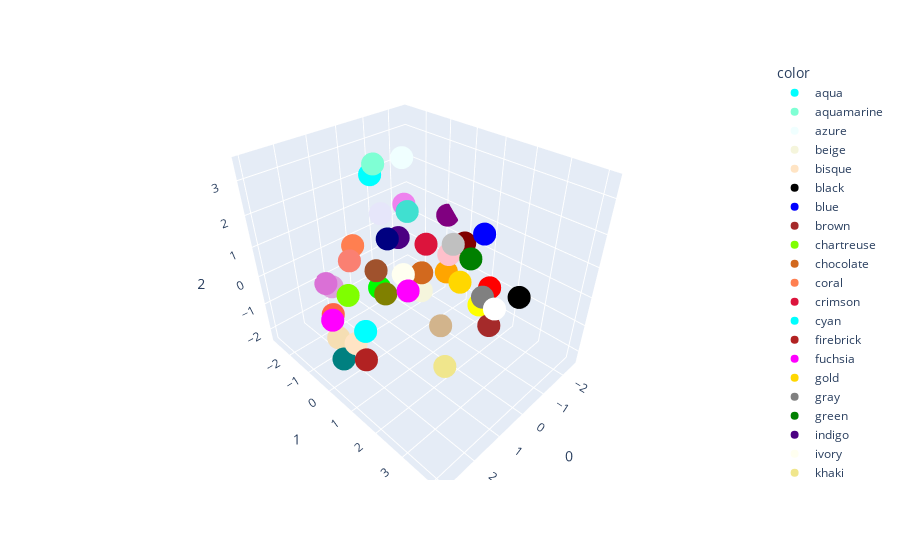

The notebook cell this image was saved under:
### Code cell
fig = px.scatter_3d(
    components_df, x='0', y='1', z='2', color='color',
    hover_data={'color': True, '0': False, '1': False, '2': False},
    color_discrete_sequence=color_words
)
fig.show()

### Figure 1 — Plotly figure (JSON) as saved in the notebook; plotly's stock layout.template omitted (floating-point values rounded to 4 significant figures)
{"data": [{"customdata": [["aqua"]], "hovertemplate": "color=%{customdata[0]}<extra></extra>", "legendgroup": "aqua", "marker": {"color": "aqua", "symbol": "circle"}, "mode": "markers", "name": "aqua", "scene": "scene", "showlegend": true, "type": "scatter3d", "x": [-0.001784], "y": [-1.563], "z": [2.588]}, {"customdata": [["aquamarine"]], "hovertemplate": "color=%{customdata[0]}<extra></extra>", "legendgroup": "aquamarine", "marker": {"color": "aquamarine", "symbol": "circle"}, "mode": "markers", "name": "aquamarine", "scene": "scene", "showlegend": true, "type": "scatter3d", "x": [0.7263], "y": [-0.5114], "z": [3.452]}, {"customdata": [["azure"]], "hovertemplate": "color=%{customdata[0]}<extra></extra>", "legendgroup": "azure", "marker": {"color": "azure", "symbol": "circle"}, "mode": "markers", "name": "azure", "scene": "scene", "showlegend": true, "type": "scatter3d", "x": [-0.6543], "y": [-0.9411], "z": [3.081]}, {"customdata": [["beige"]], "hovertemplate": "color=%{customdata[0]}<extra></extra>", "legendgroup": "beige", "marker": {"color": "beige", "symbol": "circle"}, "mode": "markers", "name": "beige", "scene": "scene", "showlegend": true, "type": "scatter3d", "x": [-0.8311], "y": [-0.3591], "z": [-1.277]}, {"customdata": [["bisque"]], "hovertemplate": "color=%{customdata[0]}<extra></extra>", "legendgroup": "bisque", "marker": {"color": "bisque", "symbol": "circle"}, "mode": "markers", "name": "bisque", "scene": "scene", "showlegend": true, "type": "scatter3d", "x": [2.546], "y": [0.608], "z": [-0.6532]}, {"customdata": [["black"]], "hovertemplate": "color=%{customdata[0]}<extra></extra>", "legendgroup": "black", "marker": {"color": "black", "symbol": "circle"}, "mode": "markers", "name": "black", "scene": "scene", "showlegend": true, "type": "scatter3d", "x": [-1.754], "y": [2.647], "z": [-0.3833]}, {"customdata": [["blue"]], "hovertemplate": "color=%{customdata[0]}<extra></extra>", "legendgroup": "blue", "marker": {"color": "blue", "symbol": "circle"}, "mode": "markers", "name": "blue", "scene": "scene", "showlegend": true, "type": "scatter3d", "x": [-1.853], "y": [1.177], "z": [1.041]}, {"customdata": [["brown"]], "hovertemplate": "color=%{customdata[0]}<extra></extra>", "legendgroup": "brown", "marker": {"color": "brown", "symbol": "circle"}, "mode": "markers", "name": "brown", "scene": "scene", "showlegend": true, "type": "scatter3d", "x": [-1.575], "y": [1.836], "z": [-1.839]}, {"customdata": [["chartreuse"]], "hovertemplate": "color=%{customdata[0]}<extra></extra>", "legendgroup": "chartreuse", "marker": {"color": "chartreuse", "symbol": "circle"}, "mode": "markers", "name": "chartreuse", "scene": "scene", "showlegend": true, "type": "scatter3d", "x": [2.856], "y": [0.9212], "z": [1.286]}, {"customdata": [["chocolate"]], "hovertemplate": "color=%{customdata[0]}<extra></extra>", "legendgroup": "chocolate", "marker": {"color": "chocolate", "symbol": "circle"}, "mode": "markers", "name": "chocolate", "scene": "scene", "showlegend": true, "type": "scatter3d", "x": [-0.4944], "y": [-0.004746], "z": [-0.2272]}, {"customdata": [["coral"]], "hovertemplate": "color=%{customdata[0]}<extra></extra>", "legendgroup": "coral", "marker": {"color": "coral", "symbol": "circle"}, "mode": "markers", "name": "coral", "scene": "scene", "showlegend": true, "type": "scatter3d", "x": [0.8502], "y": [-1.488], "z": [0.6691]}, {"customdata": [["crimson"]], "hovertemplate": "color=%{customdata[0]}<extra></extra>", "legendgroup": "crimson", "marker": {"color": "crimson", "symbol": "circle"}, "mode": "markers", "name": "crimson", "scene": "scene", "showlegend": true, "type": "scatter3d", "x": [-1.275], "y": [-0.5952], "z": [0.1654]}, {"customdata": [["cyan"]], "hovertemplate": "color=%{customdata[0]}<extra></extra>", "legendgroup": "cyan", "marker": {"color": "cyan", "symbol": "circle"}, "mode": "markers", "name": "cyan", "scene": "scene", "showlegend": true, "type": "scatter3d", "x": [2.493], "y": [0.9918], "z": [-0.01759]}, {"customdata": [["firebrick"]], "hovertemplate": "color=%{customdata[0]}<extra></extra>", "legendgroup": "firebrick", "marker": {"color": "firebrick", "symbol": "circle"}, "mode": "markers", "name": "firebrick", "scene": "scene", "showlegend": true, "type": "scatter3d", "x": [2.555], "y": [1.007], "z": [-0.9587]}, {"customdata": [["fuchsia"]], "hovertemplate": "color=%{customdata[0]}<extra></extra>", "legendgroup": "fuchsia", "marker": {"color": "fuchsia", "symbol": "circle"}, "mode": "markers", "name": "fuchsia", "scene": "scene", "showlegend": true, "type": "scatter3d", "x": [3.001], "y": [0.359], "z": [0.2747]}, {"customdata": [["gold"]], "hovertemplate": "color=%{customdata[0]}<extra></extra>", "legendgroup": "gold", "marker": {"color": "gold", "symbol": "circle"}, "mode": "markers", "name": "gold", "scene": "scene", "showlegend": true, "type": "scatter3d", "x": [-0.7651], "y": [1.264], "z": [-0.05345]}, {"customdata": [["gray"]], "hovertemplate": "color=%{customdata[0]}<extra></extra>", "legendgroup": "gray", "marker": {"color": "gray", "symbol": "circle"}, "mode": "markers", "name": "gray", "scene": "scene", "showlegend": true, "type": "scatter3d", "x": [-1.196], "y": [1.779], "z": [-0.5467]}, {"customdata": [["green"]], "hovertemplate": "color=%{customdata[0]}<extra></extra>", "legendgroup": "green", "marker": {"color": "green", "symbol": "circle"}, "mode": "markers", "name": "green", "scene": "scene", "showlegend": true, "type": "scatter3d", "x": [-1.847], "y": [0.7458], "z": [-0.01522]}, {"customdata": [["indigo"]], "hovertemplate": "color=%{customdata[0]}<extra></extra>", "legendgroup": "indigo", "marker": {"color": "indigo", "symbol": "circle"}, "mode": "markers", "name": "indigo", "scene": "scene", "showlegend": true, "type": "scatter3d", "x": [-0.7935], "y": [-1.338], "z": [0.2921]}, {"customdata": [["ivory"]], "hovertemplate": "color=%{customdata[0]}<extra></extra>", "legendgroup": "ivory", "marker": {"color": "ivory", "symbol": "circle"}, "mode": "markers", "name": "ivory", "scene": "scene", "showlegend": true, "type": "scatter3d", "x": [0.5509], "y": [0.3211], "z": [0.4055]}, {"customdata": [["khaki"]], "hovertemplate": "color=%{customdata[0]}<extra></extra>", "legendgroup": "khaki", "marker": {"color": "khaki", "symbol": "circle"}, "mode": "markers", "name": "khaki", "scene": "scene", "showlegend": true, "type": "scatter3d", "x": [2.996], "y": [4.105], "z": [1.389]}, {"customdata": [["lavender"]], "hovertemplate": "color=%{customdata[0]}<extra></extra>", "legendgroup": "lavender", "marker": {"color": "lavender", "symbol": "circle"}, "mode": "markers", "name": "lavender", "scene": "scene", "showlegend": true, "type": "scatter3d", "x": [-0.9522], "y": [-2.325], "z": [0.6903]}, {"customdata": [["lime"]], "hovertemplate": "color=%{customdata[0]}<extra></extra>", "legendgroup": "lime", "marker": {"color": "lime", "symbol": "circle"}, "mode": "markers", "name": "lime", "scene": "scene", "showlegend": true, "type": "scatter3d", "x": [0.1577], "y": [-1.222], "z": [-1.089]}, {"customdata": [["magenta"]], "hovertemplate": "color=%{customdata[0]}<extra></extra>", "legendgroup": "magenta", "marker": {"color": "magenta", "symbol": "circle"}, "mode": "markers", "name": "magenta", "scene": "scene", "showlegend": true, "type": "scatter3d", "x": [1.064], "y": [1.048], "z": [0.5125]}, {"customdata": [["maroon"]], "hovertemplate": "color=%{customdata[0]}<extra></extra>", "legendgroup": "maroon", "marker": {"color": "maroon", "symbol": "circle"}, "mode": "markers", "name": "maroon", "scene": "scene", "showlegend": true, "type": "scatter3d", "x": [-2.026], "y": [0.3248], "z": [0.2862]}, {"customdata": [["navy"]], "hovertemplate": "color=%{customdata[0]}<extra></extra>", "legendgroup": "navy", "marker": {"color": "navy", "symbol": "circle"}, "mode": "markers", "name": "navy", "scene": "scene", "showlegend": true, "type": "scatter3d", "x": [1.092], "y": [0.3445], "z": [1.804]}, {"customdata": [["olive"]], "hovertemplate": "color=%{customdata[0]}<extra></extra>", "legendgroup": "olive", "marker": {"color": "olive", "symbol": "circle"}, "mode": "markers", "name": "olive", "scene": "scene", "showlegend": true, "type": "scatter3d", "x": [0.2192], "y": [-0.8671], "z": [-1.108]}, {"customdata": [["orange"]], "hovertemplate": "color=%{customdata[0]}<extra></extra>", "legendgroup": "orange", "marker": {"color": "orange", "symbol": "circle"}, "mode": "markers", "name": "orange", "scene": "scene", "showlegend": true, "type": "scatter3d", "x": [-1.887], "y": [-0.259], "z": [-1.025]}, {"customdata": [["orchid"]], "hovertemplate": "color=%{customdata[0]}<extra></extra>", "legendgroup": "orchid", "marker": {"color": "orchid", "symbol": "circle"}, "mode": "markers", "name": "orchid", "scene": "scene", "showlegend": true, "type": "scatter3d", "x": [1.178], "y": [-2.663], "z": [-1.149]}, {"customdata": [["pink"]], "hovertemplate": "color=%{customdata[0]}<extra></extra>", "legendgroup": "pink", "marker": {"color": "pink", "symbol": "circle"}, "mode": "markers", "name": "pink", "scene": "scene", "showlegend": true, "type": "scatter3d", "x": [-1.85], "y": [-0.1484], "z": [-0.2762]}, {"customdata": [["plum"]], "hovertemplate": "color=%{customdata[0]}<extra></extra>", "legendgroup": "plum", "marker": {"color": "plum", "symbol": "circle"}, "mode": "markers", "name": "plum", "scene": "scene", "showlegend": true, "type": "scatter3d", "x": [0.9271], "y": [-2.722], "z": [-1.444]}, {"customdata": [["purple"]], "hovertemplate": "color=%{customdata[0]}<extra></extra>", "legendgroup": "purple", "marker": {"color": "purple", "symbol": "circle"}, "mode": "markers", "name": "purple", "scene": "scene", "showlegend": true, "type": "scatter3d", "x": [-2.529], "y": [-0.8541], "z": [0.5911]}, {"customdata": [["red"]], "hovertemplate": "color=%{customdata[0]}<extra></extra>", "legendgroup": "red", "marker": {"color": "red", "symbol": "circle"}, "mode": "markers", "name": "red", "scene": "scene", "showlegend": true, "type": "scatter3d", "x": [-1.757], "y": [1.599], "z": [-0.6051]}, {"customdata": [["salmon"]], "hovertemplate": "color=%{customdata[0]}<extra></extra>", "legendgroup": "salmon", "marker": {"color": "salmon", "symbol": "circle"}, "mode": "markers", "name": "salmon", "scene": "scene", "showlegend": true, "type": "scatter3d", "x": [1.234], "y": [-1.18], "z": [0.4678]}, {"customdata": [["sienna"]], "hovertemplate": "color=%{customdata[0]}<extra></extra>", "legendgroup": "sienna", "marker": {"color": "sienna", "symbol": "circle"}, "mode": "markers", "name": "sienna", "scene": "scene", "showlegend": true, "type": "scatter3d", "x": [0.09587], "y": [-1.423], "z": [-0.5671]}, {"customdata": [["silver"]], "hovertemplate": "color=%{customdata[0]}<extra></extra>", "legendgroup": "silver", "marker": {"color": "silver", "symbol": "circle"}, "mode": "markers", "name": "silver", "scene": "scene", "showlegend": true, "type": "scatter3d", "x": [-0.7863], "y": [0.9315], "z": [1.063]}, {"customdata": [["tan"]], "hovertemplate": "color=%{customdata[0]}<extra></extra>", "legendgroup": "tan", "marker": {"color": "tan", "symbol": "circle"}, "mode": "markers", "name": "tan", "scene": "scene", "showlegend": true, "type": "scatter3d", "x": [-0.3003], "y": [0.9929], "z": [-1.578]}, {"customdata": [["teal"]], "hovertemplate": "color=%{customdata[0]}<extra></extra>", "legendgroup": "teal", "marker": {"color": "teal", "symbol": "circle"}, "mode": "markers", "name": "teal", "scene": "scene", "showlegend": true, "type": "scatter3d", "x": [2.915], "y": [0.5198], "z": [-1.018]}, {"customdata": [["tomato"]], "hovertemplate": "color=%{customdata[0]}<extra></extra>", "legendgroup": "tomato", "marker": {"color": "tomato", "symbol": "circle"}, "mode": "markers", "name": "tomato", "scene": "scene", "showlegend": true, "type": "scatter3d", "x": [1.199], "y": [-2.436], "z": [-2.295]}, {"customdata": [["turquoise"]], "hovertemplate": "color=%{customdata[0]}<extra></extra>", "legendgroup": "turquoise", "marker": {"color": "turquoise", "symbol": "circle"}, "mode": "markers", "name": "turquoise", "scene": "scene", "showlegend": true, "type": "scatter3d", "x": [-0.9629], "y": [-1.088], "z": [1.241]}, {"customdata": [["violet"]], "hovertemplate": "color=%{customdata[0]}<extra></extra>", "legendgroup": "violet", "marker": {"color": "violet", "symbol": "circle"}, "mode": "markers", "name": "violet", "scene": "scene", "showlegend": true, "type": "scatter3d", "x": [-1.661], "y": [-1.979], "z": [0.8928]}, {"customdata": [["wheat"]], "hovertemplate": "color=%{customdata[0]}<extra></extra>", "legendgroup": "wheat", "marker": {"color": "wheat", "symbol": "circle"}, "mode": "markers", "name": "wheat", "scene": "scene", "showlegend": true, "type": "scatter3d", "x": [1.93], "y": [-1.142], "z": [-2.002]}, {"customdata": [["white"]], "hovertemplate": "color=%{customdata[0]}<extra></extra>", "legendgroup": "white", "marker": {"color": "white", "symbol": "circle"}, "mode": "markers", "name": "white", "scene": "scene", "showlegend": true, "type": "scatter3d", "x": [-1.219], "y": [2.221], "z": [-0.746]}, {"customdata": [["yellow"]], "hovertemplate": "color=%{customdata[0]}<extra></extra>", "legendgroup": "yellow", "marker": {"color": "yellow", "symbol": "circle"}, "mode": "markers", "name": "yellow", "scene": "scene", "showlegend": true, "type": "scatter3d", "x": [-1.616], "y": [1.366], "z": [-1.319]}], "layout": {"legend": {"title": {"text": "color"}, "tracegroupgap": 0}, "margin": {"t": 60}, "scene": {"domain": {"x": [0, 1], "y": [0, 1]}, "xaxis": {"title": {"text": "0"}}, "yaxis": {"title": {"text": "1"}}, "zaxis": {"title": {"text": "2"}}}}}
